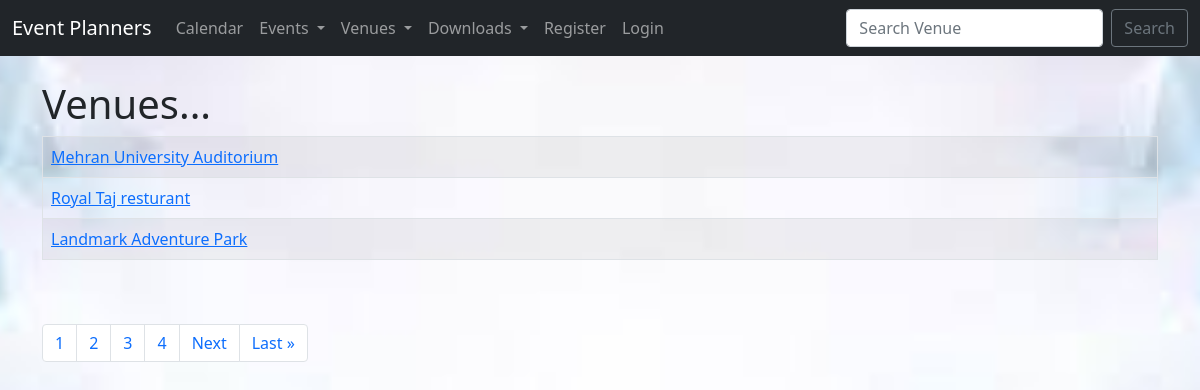
Screenshot of /list_venues with the database file from the repository.
### events/models.py (models this page shows)
class Venue(models.Model):
    name = models.CharField('Venue Name', max_length=120)
    address = models.CharField(max_length=130)
    phone = models.CharField('Phone', max_length=70, blank=True)
    zip_code = models.CharField('Zip Code', max_length=40)
    web = models.URLField('Website Address', max_length=90,blank=True)
    email_address = models.EmailField('Email Address', max_length=100, blank=True)
    owner = models.IntegerField("venue Owner", blank=False,default=1)
    venue_image = models.ImageField(null=True,blank=True, upload_to="images/")
    def __str__(self):
        return self.name

### events/views.py (the view)
# urls.py: path('list_venues', views.list_venues, name = 'list-venues'),
def list_venues(request):
    venue_list = Venue.objects.all()
    p = Paginator(Venue.objects.all(), 3)
    page = request.GET.get('page')
    venues = p.get_page(page)
    nums = "a"*venues.paginator.num_pages
    return render(request, 'events/venue.html',
                  {'venue_list': venue_list,
                   'venues': venues,
                   'nums': nums})

### events/templates/events/venue.html (shortened to what this page needs)
{% extends "events/base.html" %}
{% block content %}
<h1>Venues... </h1>
<table class="table table-striped table-hover table-bordered">
    {% for venue in venues %}
    <tr>
        <td><a href="{% url 'show-venue' venue.id %}"> {{ venue }} </a> </td>
    </tr>
    {% endfor %}
</table>
<br><br>
<nav aria-label="Page navigation example">
    <ul class="pagination">
        {% for i in nums %}
        <li class="page-item"> <a class="page-link" href="?page={{ forloop.counter }} "> {{forloop.counter}} </a> </li>
        {% endfor %}
        {% if venues.has_next %}
        <li class="page-item"><a class="page-link" href="?page={{venues.next_page_number}}">Next</a> </li>
        <li class="page-item"><a class="page-link" href="?page ={{ venues.paginator.num_pages }}">Last &raquo</a> </li>
        {% endif %}
    </ul>
</nav>
{%endblock%}

### events/static/events/style.css (style rules this page uses)
body { background: #f4f4f4 url("images/back.jpeg") no-repeat center fixed; background-size: cover; -webkit-background-size: cover; -moz-background-size: cover; -o-background-size: cover; }

### rows the page displays
Venue: name "Mehran University Auditorium"
Venue: name "Royal Taj resturant"
Venue: name "Landmark Adventure Park"
